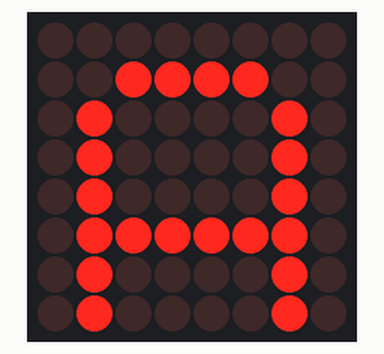
A sketch run on a simulated Arduino Uno, built with avr-gcc and run on an emulated ATmega328P. Parts: 8×8 LED matrix.

Above: at 0.1 s.
At 4.1 s:
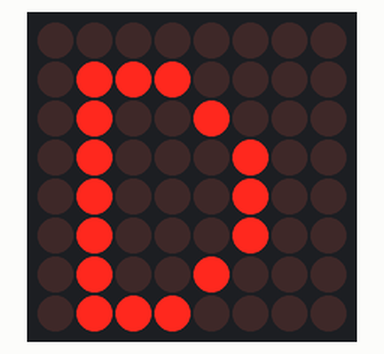
At 9.1 s:
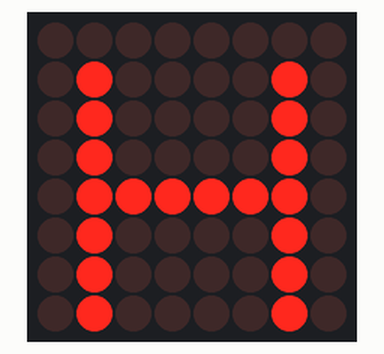
At 19.1 s:
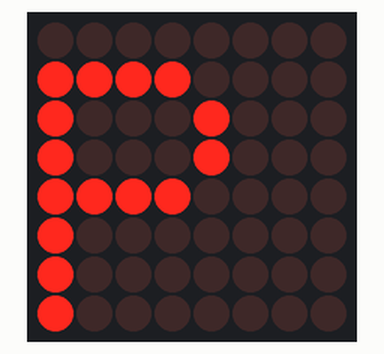
At 28.1 s:
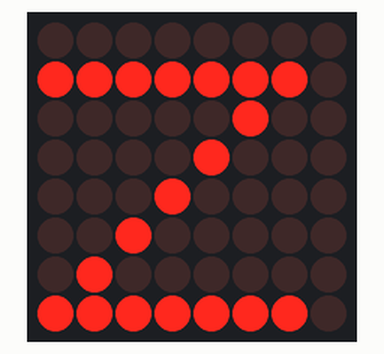
At 39.1 s:
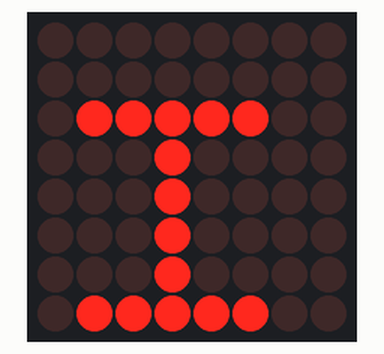

The sketch:

MAX7219.ino
```cpp
//www.elegoo.com
//2016.12.9

//We always have to include the library
#include "LedControl.h"

/*
 Now we need a LedControl to work with.
 ***** These pin numbers will probably not work with your hardware *****
 pin 12 is connected to the DataIn
 pin 11 is connected to LOAD(CS)
 pin 10 is connected to the CLK
 We have only a single MAX72XX.
 */
LedControl lc=LedControl(12,10,11,1);

/* we always wait a bit between updates of the display */
unsigned long delaytime1=500;
unsigned long delaytime2=50;
void setup() {
  /*
   The MAX72XX is in power-saving mode on startup,
   we have to do a wakeup call
   */
  lc.shutdown(0,false);
  /* Set the brightness to a medium values */
  lc.setIntensity(0,2);
  /* and clear the display */
  lc.clearDisplay(0);
}

void clearAndWait() {
  delay(delaytime1);
  lc.clearDisplay(0);
  delay(delaytime1);
}


void A() {
  lc.setRow(0,0,B00000000);
  lc.setRow(0,1,B00111100);
  lc.setRow(0,2,B01000010);
  lc.setRow(0,3,B01000010);
  lc.setRow(0,4,B01000010);
  lc.setRow(0,5,B01111110);
  lc.setRow(0,6,B01000010);
  lc.setRow(0,7,B01000010);
  clearAndWait();
}

void B() {
  lc.setRow(0,0,B00000000);
  lc.setRow(0,1,B01110000);
  lc.setRow(0,2,B01001000);
  lc.setRow(0,3,B01001000);
  lc.setRow(0,4,B01110000);
  lc.setRow(0,5,B01001000);
  lc.setRow(0,6,B01001000);
  lc.setRow(0,7,B01110000);
  clearAndWait();
}

void C()  {
  lc.setRow(0,0,B00000000);
  lc.setRow(0,1,B00011100);
  lc.setRow(0,2,B00100000);
  lc.setRow(0,3,B01000000);
  lc.setRow(0,4,B01000000);
  lc.setRow(0,5,B00100000);
  lc.setRow(0,6,B00011100);
  lc.setRow(0,7,B00000000);
  clearAndWait();
}

// Ç
void C2()  {
  lc.setRow(0,0,B00000000);
  lc.setRow(0,1,B00011100);
  lc.setRow(0,2,B00100000);
  lc.setRow(0,3,B01000000);
  lc.setRow(0,4,B01000000);
  lc.setRow(0,5,B00100000);
  lc.setRow(0,6,B00011100);
  lc.setRow(0,7,B00001000);
  clearAndWait();
}

void D() {
  lc.setRow(0,0,B00000000);
  lc.setRow(0,1,B01110000);
  lc.setRow(0,2,B01001000);
  lc.setRow(0,3,B01000100);
  lc.setRow(0,4,B01000100);
  lc.setRow(0,5,B01000100);
  lc.setRow(0,6,B01001000);
  lc.setRow(0,7,B01110000);
  clearAndWait();
}

void E() {
  lc.setRow(0,0,B00000000);
  lc.setRow(0,1,B01111100);
  lc.setRow(0,2,B01000000);
  lc.setRow(0,3,B01000000);
  lc.setRow(0,4,B01111000);
  lc.setRow(0,5,B01000000);
  lc.setRow(0,6,B01000000);
  lc.setRow(0,7,B01111100);
  clearAndWait();
}

// I had to name this FF instead of F, because a macro named F already exists.
void FF() {
  lc.setRow(0,0,B00000000);
  lc.setRow(0,1,B01111100);
  lc.setRow(0,2,B01000000);
  lc.setRow(0,3,B01000000);
  lc.setRow(0,4,B01110000);
  lc.setRow(0,5,B01000000);
  lc.setRow(0,6,B01000000);
  lc.setRow(0,7,B01000000);
  clearAndWait();
}

void G()  {
  lc.setRow(0,0,B00000000);
  lc.setRow(0,1,B00000000);
  lc.setRow(0,2,B00011100);
  lc.setRow(0,3,B00100000);
  lc.setRow(0,4,B01000000);
  lc.setRow(0,5,B01001110);
  lc.setRow(0,6,B00100010);
  lc.setRow(0,7,B00011100);
  clearAndWait();
}

// Ğ
void G2()  {
  lc.setRow(0,0,B00011100);
  lc.setRow(0,1,B00000000);
  lc.setRow(0,2,B00011100);
  lc.setRow(0,3,B00100000);
  lc.setRow(0,4,B01000000);
  lc.setRow(0,5,B01001110);
  lc.setRow(0,6,B00100010);
  lc.setRow(0,7,B00011100);
  clearAndWait();
}

void H() {
  lc.setRow(0,0,B00000000);
  lc.setRow(0,1,B01000010);
  lc.setRow(0,2,B01000010);
  lc.setRow(0,3,B01000010);
  lc.setRow(0,4,B01111110);
  lc.setRow(0,5,B01000010);
  lc.setRow(0,6,B01000010);
  lc.setRow(0,7,B01000010);
  clearAndWait();
}

void I() {
  lc.setRow(0,0,B00000000);
  lc.setRow(0,1,B00000000);
  lc.setRow(0,2,B01111100);
  lc.setRow(0,3,B00010000);
  lc.setRow(0,4,B00010000);
  lc.setRow(0,5,B00010000);
  lc.setRow(0,6,B00010000);
  lc.setRow(0,7,B01111100);
  clearAndWait();
}

void I2() {
  lc.setRow(0,0,B00010000);
  lc.setRow(0,1,B00000000);
  lc.setRow(0,2,B01111100);
  lc.setRow(0,3,B00010000);
  lc.setRow(0,4,B00010000);
  lc.setRow(0,5,B00010000);
  lc.setRow(0,6,B00010000);
  lc.setRow(0,7,B01111100);
  clearAndWait();
}

void J() {
  lc.setRow(0,0,B00000000);
  lc.setRow(0,1,B00111110);
  lc.setRow(0,2,B00001000);
  lc.setRow(0,3,B00001000);
  lc.setRow(0,4,B00001000);
  lc.setRow(0,5,B01001000);
  lc.setRow(0,6,B01001000);
  lc.setRow(0,7,B00110000);
  clearAndWait();
}

void K() {
  lc.setRow(0,0,B00000000);
  lc.setRow(0,1,B01000100);
  lc.setRow(0,2,B01001000);
  lc.setRow(0,3,B01010000);
  lc.setRow(0,4,B01100000);
  lc.setRow(0,5,B01010000);
  lc.setRow(0,6,B01001000);
  lc.setRow(0,7,B01000100);
  clearAndWait();
}

void L() {
  lc.setRow(0,0,B00000000);
  lc.setRow(0,1,B01000000);
  lc.setRow(0,2,B01000000);
  lc.setRow(0,3,B01000000);
  lc.setRow(0,4,B01000000);
  lc.setRow(0,5,B01000000);
  lc.setRow(0,6,B01000000);
  lc.setRow(0,7,B01111100);
  clearAndWait();
}

void M() {
  lc.clearDisplay(0);
  lc.setRow(0,0,B00000000);
  lc.setRow(0,1,B11000110);
  lc.setRow(0,2,B10101010);
  lc.setRow(0,3,B10010010);
  lc.setRow(0,4,B10000010);
  lc.setRow(0,5,B10000010);
  lc.setRow(0,6,B10000010);
  lc.setRow(0,7,B10000010);
  clearAndWait();
}

void N() {
  lc.setRow(0,0,B00000000);
  lc.setRow(0,1,B10000010);
  lc.setRow(0,2,B11000010);
  lc.setRow(0,3,B10100010);
  lc.setRow(0,4,B10010010);
  lc.setRow(0,5,B10001010);
  lc.setRow(0,6,B10000110);
  lc.setRow(0,7,B10000010);
  clearAndWait();
}

void O() {
  lc.setRow(0,0,B00000000);
  lc.setRow(0,1,B00111100);
  lc.setRow(0,1,B00000000);
  lc.setRow(0,2,B00111100);
  lc.setRow(0,3,B01000010);
  lc.setRow(0,4,B01000010);
  lc.setRow(0,5,B01000010);
  lc.setRow(0,6,B01000010);
  lc.setRow(0,7,B00111100);
  clearAndWait();
}

void O2() {
  lc.setRow(0,0,B00100100);
  lc.setRow(0,1,B00000000);
  lc.setRow(0,2,B00111100);
  lc.setRow(0,3,B01000010);
  lc.setRow(0,4,B01000010);
  lc.setRow(0,5,B01000010);
  lc.setRow(0,6,B01000010);
  lc.setRow(0,7,B00111100);
  clearAndWait();
}

void P() {
  lc.setRow(0,0,B00000000);
  lc.setRow(0,1,B11110000);
  lc.setRow(0,2,B10001000);
  lc.setRow(0,3,B10001000);
  lc.setRow(0,4,B11110000);
  lc.setRow(0,5,B10000000);
  lc.setRow(0,6,B10000000);
  lc.setRow(0,7,B10000000);
  clearAndWait();
}

void R() {
  lc.setRow(0,0,B00000000);
  lc.setRow(0,1,B01111000);
  lc.setRow(0,2,B01000100);
  lc.setRow(0,3,B01000100);
  lc.setRow(0,4,B01111000);
  lc.setRow(0,5,B01010000);
  lc.setRow(0,6,B01001000);
  lc.setRow(0,7,B01000100);
  clearAndWait();
}

void S() {
  lc.setRow(0,0,B00000000);
  lc.setRow(0,1,B00111000);
  lc.setRow(0,2,B01000100);
  lc.setRow(0,3,B00110000);
  lc.setRow(0,4,B00001000);
  lc.setRow(0,5,B01000100);
  lc.setRow(0,6,B00111000);
  lc.setRow(0,7,B00000000);
  clearAndWait();
}

// Ş
void S2() {
  lc.setRow(0,0,B00000000);
  lc.setRow(0,1,B00111000);
  lc.setRow(0,2,B01000100);
  lc.setRow(0,3,B00110000);
  lc.setRow(0,4,B00001000);
  lc.setRow(0,5,B01000100);
  lc.setRow(0,6,B00111000);
  lc.setRow(0,7,B00010000);
  clearAndWait();
}

void T() {
  lc.setRow(0,0,B00000000);
  lc.setRow(0,1,B01111100);
  lc.setRow(0,2,B00010000);
  lc.setRow(0,3,B00010000);
  lc.setRow(0,4,B00010000);
  lc.setRow(0,5,B00010000);
  lc.setRow(0,6,B00010000);
  lc.setRow(0,7,B00010000);
  clearAndWait();
}

void U() {
  lc.setRow(0,0,B00000000);
  lc.setRow(0,1,B00000000);
  lc.setRow(0,2,B01000010);
  lc.setRow(0,3,B01000010);
  lc.setRow(0,4,B01000010);
  lc.setRow(0,5,B01000010);
  lc.setRow(0,6,B00100100);
  lc.setRow(0,7,B00011000);
  clearAndWait();
}

void U2() {
  lc.setRow(0,0,B00100100);
  lc.setRow(0,1,B00000000);
  lc.setRow(0,2,B01000010);
  lc.setRow(0,3,B01000010);
  lc.setRow(0,4,B01000010);
  lc.setRow(0,5,B01000010);
  lc.setRow(0,6,B00100100);
  lc.setRow(0,7,B00011000);
  clearAndWait();
}

void V() {
  lc.setRow(0,0,B00000000);
  lc.setRow(0,1,B10000010);
  lc.setRow(0,2,B10000010);
  lc.setRow(0,3,B01000100);
  lc.setRow(0,4,B01000100);
  lc.setRow(0,5,B00101000);
  lc.setRow(0,6,B00101000);
  lc.setRow(0,7,B00010000);
  clearAndWait();
}

void Y() {
  lc.setRow(0,0,B00000000);
  lc.setRow(0,1,B10000010);
  lc.setRow(0,2,B01000100);
  lc.setRow(0,3,B00101000);
  lc.setRow(0,4,B00010000);
  lc.setRow(0,5,B00010000);
  lc.setRow(0,6,B00010000);
  lc.setRow(0,7,B00010000);
  clearAndWait();
}

void Z() {
  lc.setRow(0,0,B00000000);
  lc.setRow(0,1,B11111110);
  lc.setRow(0,2,B00000100);
  lc.setRow(0,3,B00001000);
  lc.setRow(0,4,B00010000);
  lc.setRow(0,5,B00100000);
  lc.setRow(0,6,B01000000);
  lc.setRow(0,7,B11111110);
  clearAndWait();
}

void Blank() {
  lc.setRow(0,0,B00000000);
  lc.setRow(0,2,B00000000);
  lc.setRow(0,4,B00000000);
  lc.setRow(0,3,B00000000);
  lc.setRow(0,5,B00000000);
  lc.setRow(0,6,B00000000);
  lc.setRow(0,7,B00000000);
  lc.setRow(0,4,B00000000);
  delay(delaytime1 * 2);
}

/*
 This method will display the characters for the
 word "Arduino" one after the other on the matrix.
 (you need at least 5x7 leds to see the whole chars)
 */
void writeArduinoOnMatrix() {
  /* here is the data for the characters */
  byte a[5]={B01111110,B10001000,B10001000,B10001000,B01111110};
  byte r[5]={B00010000,B00100000,B00100000,B00010000,B00111110};
  byte d[5]={B11111110,B00010010,B00100010,B00100010,B00011100};
  byte u[5]={B00111110,B00000100,B00000010,B00000010,B00111100};
  byte i[5]={B00000000,B00000010,B10111110,B00100010,B00000000};
  byte n[5]={B00011110,B00100000,B00100000,B00010000,B00111110};
  byte o[5]={B00011100,B00100010,B00100010,B00100010,B00011100};

  /* now display them one by one with a small delay */

  A();
  B();
  C();
  C2();
  D();
  E();
  FF();
  G();
  G2();
  H();
  I();
  I2();
  J();
  K();
  L();
  M();
  N();
  O();
  O2();
  P();
  R();
  S();
  S2();
  T();
  U();
  U2();
  V();
  Y();
  Z();
/*
  M();
  U();
  H();
  A();
  M();
  M();
  E();
  D();
*/
  }
/*
  This function lights up a some Leds in a row.
 The pattern will be repeated on every row.
 The pattern will blink along with the row-number.
 row number 4 (index==3) will blink 4 times etc.
 */
void rows() {
  for(int row=0;row<8;row++) {
    delay(delaytime2);
    lc.setRow(0,row,B10100000);
    delay(delaytime2);
    lc.setRow(0,row,(byte)0);
    for(int i=0;i<row;i++) {
      delay(delaytime2);
      lc.setRow(0,row,B10100000);
      delay(delaytime2);
      lc.setRow(0,row,(byte)0);
    }
  }
}

/*
  This function lights up a some Leds in a column.
 The pattern will be repeated on every column.
 The pattern will blink along with the column-number.
 column number 4 (index==3) will blink 4 times etc.
 */

void columns() {
  for(int col=0;col<8;col++) {
    delay(delaytime2);
    lc.setColumn(0,col,B00100000);
    delay(delaytime2);
    lc.setColumn(0,col,(byte)0);
    for(int i=0;i<col;i++) {
      delay(delaytime2);
      lc.setColumn(0,col,B00100000);
      delay(delaytime2);
      lc.setColumn(0,col,(byte)0);
    }
  }
}

/*
 This function will light up every Led on the matrix.
 The led will blink along with the row-number.
 row number 4 (index==3) will blink 4 times etc.
 */


void single() {
  for(int row=0;row<8;row++) {
    for(int col=0;col<8;col++) {
      delay(delaytime2);
      lc.setLed(0,row,col,true);
      delay(delaytime2);
      for(int i=0;i<col;i++) {
        lc.setLed(0,row,col,false);
        delay(delaytime2);
        lc.setLed(0,row,col,true);
        delay(delaytime2);
      }
    }
  }
}


void loop() {
  writeArduinoOnMatrix();
  //rows();
  //columns();
  //single();
}
```

Measured:
- what the display in image 1 shows lasts 0.5 s, from 4.0 s to 4.5 s
